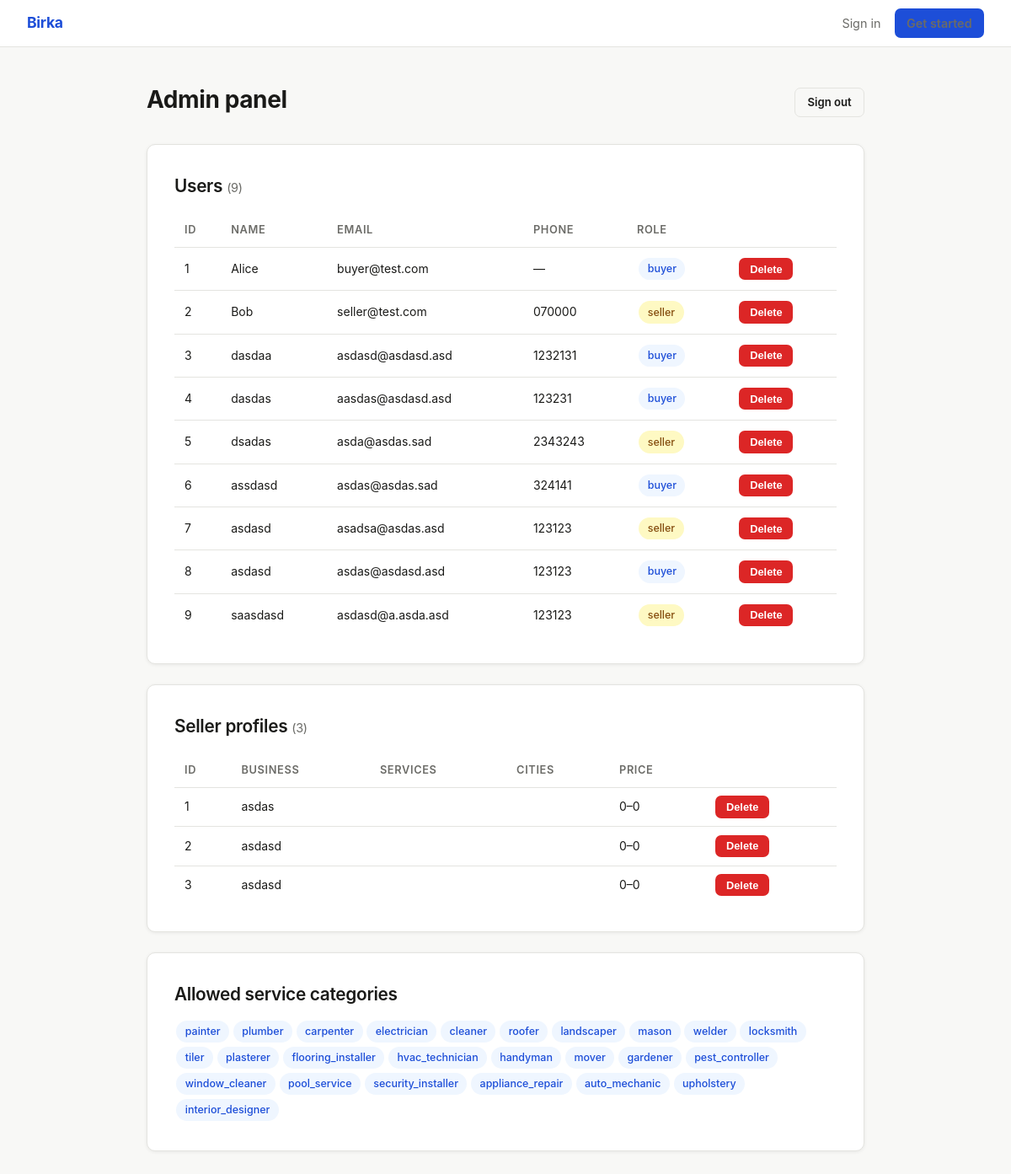
Page /admin (signed in) on the committed database.
### models.py (models this page shows, shortened)
class User(db.Model):
    id = db.Column(db.Integer, primary_key=True)
    email = db.Column(db.String(120), unique=True, nullable=False)
    password_hash = db.Column(db.String(256), nullable=False)
    name = db.Column(db.String(100), nullable=False)
    phone = db.Column(db.String(30), default='')
    role = db.Column(db.String(10), nullable=False)  # 'buyer' or 'seller'
    seller_profile = db.relationship('SellerProfile', backref='user', uselist=False, cascade='all, delete-orphan')

class SellerProfile(db.Model):
    id = db.Column(db.Integer, primary_key=True)
    user_id = db.Column(db.Integer, db.ForeignKey('user.id'), nullable=False)
    business_name = db.Column(db.String(200), nullable=False)
    raw_description = db.Column(db.Text)
    summary = db.Column(db.Text)
    services = db.Column(db.Text, default='[]')   # JSON list of service keys
    cities = db.Column(db.Text, default='[]')      # JSON list of city names
    price_min = db.Column(db.Integer, default=0)
    price_max = db.Column(db.Integer, default=0)
    def get_services(self): return json.loads(self.services or '[]')
    def get_cities(self):   return json.loads(self.cities or '[]')

### app.py (the view, shortened to what this page needs)
@app.route('/admin', methods=['GET', 'POST'])
def admin():
    users = User.query.order_by(User.id).all()
    profiles = SellerProfile.query.order_by(SellerProfile.id).all()
    return render_template('admin.html', users=users, profiles=profiles, services=SERVICES)

### templates/admin.html (shortened to what this page needs)
{% extends 'base.html' %}
{% block content %}
<div class="container">
  <div class="section-header" style="margin-bottom:1.5rem;">
    <h1>Admin panel</h1>
    <a href="{{ url_for('admin_logout') }}" class="btn btn-outline btn-sm">Sign out</a>
  </div>
  <div class="card" style="margin-bottom:1.5rem;">
    <h2 style="margin-bottom:1rem;">Users <span class="muted" style="font-size:.9rem;font-weight:400;">({{ users|length }})</span></h2>
    <table>
      <thead>
        <tr><th>ID</th><th>Name</th><th>Email</th><th>Phone</th><th>Role</th><th></th></tr>
      </thead>
      <tbody>
        {% for u in users %}
        <tr>
          <td>{{ u.id }}</td>
          <td>{{ u.name }}</td>
          <td>{{ u.email }}</td>
          <td>{{ u.phone or '—' }}</td>
          <td><span class="tag" style="{% if u.role=='seller' %}background:#fef9c3;color:#854d0e;{% endif %}">{{ u.role }}</span></td>
          <td>
            <form method="POST" action="{{ url_for('admin_delete_user', uid=u.id) }}"
                  onsubmit="return confirm('Delete user {{ u.name }}?')">
              <button class="btn btn-danger">Delete</button>
            </form>
          </td>
        </tr>
        {% endfor %}
      </tbody>
    </table>
  </div>
  <div class="card" style="margin-bottom:1.5rem;">
    <h2 style="margin-bottom:1rem;">Seller profiles <span class="muted" style="font-size:.9rem;font-weight:400;">({{ profiles|length }})</span></h2>
    <table>
      <thead>
        <tr><th>ID</th><th>Business</th><th>Services</th><th>Cities</th><th>Price</th><th></th></tr>
      </thead>
      <tbody>
        {% for p in profiles %}
        <tr>
          <td>{{ p.id }}</td>
          <td>{{ p.business_name }}</td>
          <td>{% for s in p.get_services() %}<span class="tag" style="font-size:.72rem;">{{ s }}</span>{% endfor %}</td>
          <td>{% for c in p.get_cities() %}<span class="tag" style="background:#f0fdf4;color:#166534;font-size:.72rem;">{{ c }}</span>{% endfor %}</td>
          <td style="white-space:nowrap;">{{ p.price_min }}–{{ p.price_max }}</td>
          <td>
            <form method="POST" action="{{ url_for('admin_delete_profile', pid=p.id) }}"
                  onsubmit="return confirm('Delete profile {{ p.business_name }}?')">
              <button class="btn btn-danger">Delete</button>
            </form>
          </td>
        </tr>
        {% endfor %}
      </tbody>
    </table>
  </div>
  <div class="card">
    <h2 style="margin-bottom:.75rem;">Allowed service categories</h2>
    <div>{% for s in services %}<span class="tag">{{ s }}</span>{% endfor %}</div>
  </div>
</div>
{% endblock %}

### templates/base.html (shortened to what this page needs)
<!DOCTYPE html>
<html lang="en">
<head>
  <link rel="stylesheet" href="{{ url_for('static', filename='style.css') }}">
</head>
<body>
<nav>
  <a class="brand" href="/">Birka</a>
  <div class="links">
    {% if user %}
      <span class="muted">{{ user.name }}</span>
      {% if user.role == 'seller' %}
        <a href="{{ url_for('seller_setup') }}">Edit Profile</a>
      {% endif %}
      <a href="{{ url_for('logout') }}">Sign out</a>
    {% else %}
      <a href="{{ url_for('login') }}">Sign in</a>
      <a href="{{ url_for('register') }}" class="btn btn-primary btn-sm">Get started</a>
    {% endif %}
  </div>
</nav>
{% block content %}{% endblock %}
</body>
</html>

### static/style.css (style rules this page uses)
*, *::before, *::after { box-sizing: border-box; margin: 0; padding: 0; }
:root { --bg: #f8f8f6; --surface: #ffffff; --border: #e4e4e0; --text: #1a1a18; --muted: #6b6b67; --accent: #1d4ed8; --accent-h: #1e40af; --danger: #dc2626; --radius: 10px; --shadow: 0 1px 4px rgba(0,0,0,.07); }
body { font-family: -apple-system, BlinkMacSystemFont, 'Segoe UI', system-ui, sans-serif; background: var(--bg); color: var(--text); min-height: 100vh; line-height: 1.6; }
nav { background: var(--surface); border-bottom: 1px solid var(--border); padding: 0 2rem; display: flex; align-items: center; justify-content: space-between; height: 56px; }
nav .brand { font-weight: 700; font-size: 1.1rem; color: var(--accent); text-decoration: none; letter-spacing: -.3px; }
nav .links { display: flex; gap: 1rem; align-items: center; }
nav .links a { color: var(--muted); text-decoration: none; font-size: .9rem; }
.container { max-width: 900px; margin: 0 auto; padding: 2.5rem 1.5rem; }
.card { background: var(--surface); border: 1px solid var(--border); border-radius: var(--radius); padding: 2rem; box-shadow: var(--shadow); }
h1 { font-size: 1.75rem; font-weight: 700; letter-spacing: -.4px; margin-bottom: .4rem; }
h2 { font-size: 1.3rem; font-weight: 600; letter-spacing: -.3px; margin-bottom: .5rem; }
.muted { color: var(--muted); font-size: .9rem; }
.btn { display: inline-block; padding: .6rem 1.4rem; border-radius: 7px; font-size: .9rem; font-weight: 600; cursor: pointer; border: none; text-decoration: none; transition: background .15s, transform .1s; }
.btn-primary { background: var(--accent); color: #fff; }
.btn-outline { background: transparent; border: 1px solid var(--border); color: var(--text); }
.btn-danger { background: var(--danger); color: #fff; font-size: .8rem; padding: .35rem .8rem; }
.btn-sm { padding: .4rem .9rem; font-size: .82rem; }
.tag { display: inline-block; padding: .2rem .65rem; background: #eff6ff; color: var(--accent); border-radius: 20px; font-size: .78rem; font-weight: 500; margin: .15rem; }
table { width: 100%; border-collapse: collapse; font-size: .875rem; }
th, td { text-align: left; padding: .6rem .75rem; border-bottom: 1px solid var(--border); }
th { font-weight: 600; color: var(--muted); font-size: .8rem; text-transform: uppercase; letter-spacing: .05em; }
tr:last-child td { border-bottom: none; }
.section-header { display: flex; justify-content: space-between; align-items: center; margin-bottom: 1rem; }

### rows in the picture
User: id "1", name "Alice", email "buyer@test.com", phone "—", role "buyer"
User: id "2", name "Bob", email "seller@test.com", phone "070000", role "seller"
User: id "3", name "dasdaa", email "asdasd@asdasd.asd", phone "1232131", role "buyer"
User: id "4", name "dasdas", email "aasdas@asdasd.asd", phone "123231", role "buyer"
User: id "5", name "dsadas", email "asda@asdas.sad", phone "2343243", role "seller"
User: id "6", name "assdasd", email "asdas@asdas.sad", phone "324141", role "buyer"
User: id "7", name "asdasd", email "asadsa@asdas.asd", phone "123123", role "seller"
User: id "8", name "asdasd", email "asdas@asdasd.asd", phone "123123", role "buyer"
User: id "9", name "saasdasd", email "asdasd@a.asda.asd", phone "123123", role "seller"
SellerProfile: id "1", business_name "asdas", price_min "0", price_max "0"
SellerProfile: id "2", business_name "asdasd", price_min "0", price_max "0"
SellerProfile: id "3", business_name "asdasd", price_min "0", price_max "0"

### other values in the picture
{{ users|length }} "9"
{{ profiles|length }} "3"
{{ s }} "painter" "plumber" "carpenter" "electrician" "cleaner" "roofer" "landscaper" "mason" "welder" "locksmith" "tiler" "plasterer" "flooring_installer" "hvac_technician" "handyman" "mover" "gardener" "pest_controller" "window_cleaner" "pool_service" "security_installer" "appliance_repair" "auto_mechanic" "upholstery" "interior_designer"
